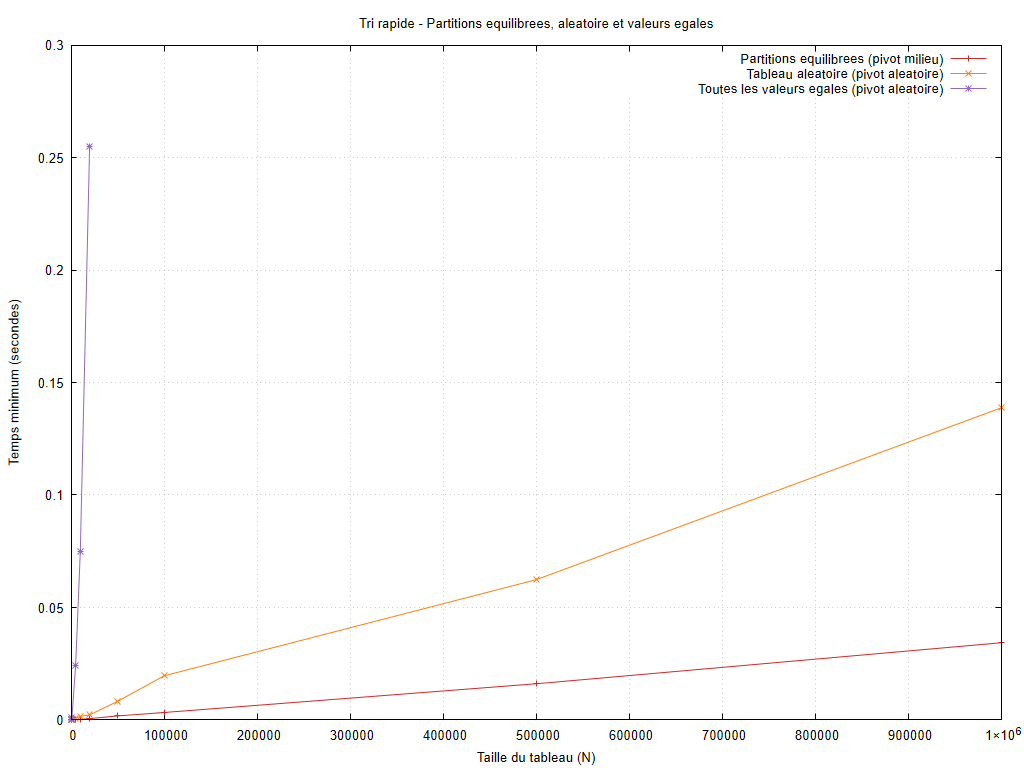

This figure's gnuplot source:
set encoding utf8
set terminal pngcairo size 1024,768 font 'Arial,10'
set output 'graphiques/20261006_211417/cases/quick_sort_best_avg_worst_cases.png'
set datafile missing 'non_mesure'
set title 'Tri rapide - Partitions equilibrees, aleatoire et valeurs egales'
set xlabel 'Taille du tableau (N)'
set ylabel 'Temps minimum (secondes)'
set grid
set yrange [0:*]
plot 'resultats/20261006_211417/cases/quick_sort_best_avg_worst_cases.dat' using 1:2 title 'Partitions equilibrees (pivot milieu)' with linespoints lc rgb '#d62728', 'resultats/20261006_211417/cases/quick_sort_best_avg_worst_cases.dat' using 1:3 title 'Tableau aleatoire (pivot aleatoire)' with linespoints lc rgb '#ff7f0e', 'resultats/20261006_211417/cases/quick_sort_best_avg_worst_cases.dat' using 1:4 title 'Toutes les valeurs egales (pivot aleatoire)' with linespoints lc rgb '#9467bd'
unset output
